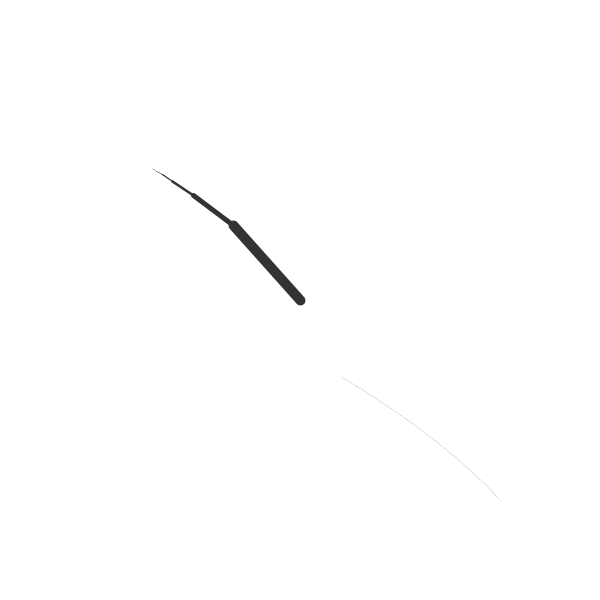
Frame 1 (no input)
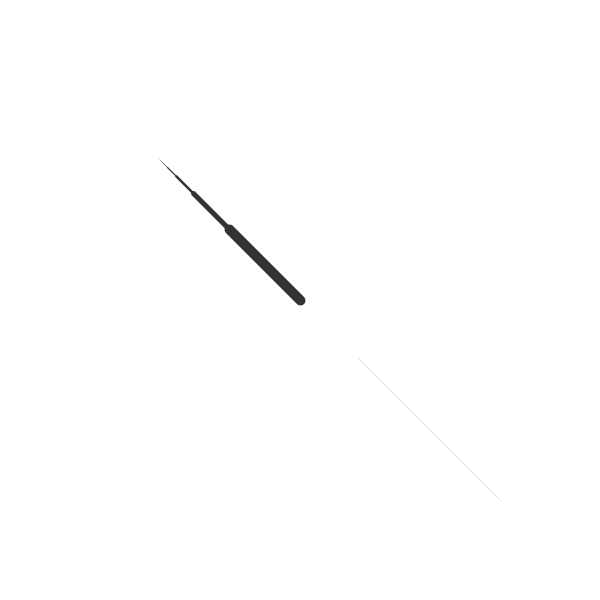
Frame 60 (the mouse pressed at the canvas centre just before this capture)
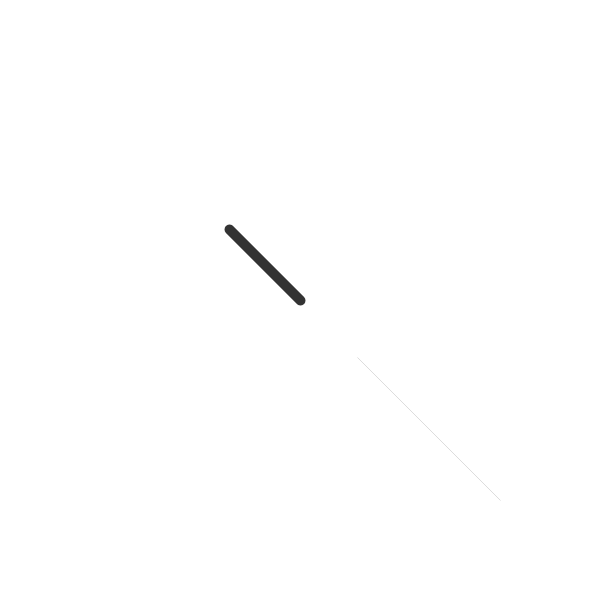
Frame 120 (the mouse held since frame 60 and released just before this capture)

The Processing sketch that drew these frames (run headless with seeded random() and noise(); from frame 60 on, the mouse is pressed at the canvas centre):

// Processing sketch: inverse_kinematics
// ── inverse_kinematics.pde
// variables
float startLen = 30;


Segment base1;
Segment base2;

void setup() {
  size(600, 600);
  base1 = new Segment(300, 300, radians(0), 100, 0.5);
  base1.branch(10);
  base2 = new Segment(500, 500, radians(0), 1, 1);
  base2.branch(200);
}

void draw() {
  background(255);
  base1.follow(mouseX, mouseY);
  base1.draw();
  Segment last = base1.getLast();
  base2.follow(last.end.x, last.end.y);
  base2.draw();
}

// ── segment.pde
class Segment {
  PVector origin;
  PVector end;
  PVector joint;
  float len;
  float angle;
  float reduction;
  Segment child;
  Segment parent;

  Segment(float x, float y, float angle_, float len_, float reduction_) {
    origin = new PVector(x, y);
    end = new PVector();
    joint = origin.copy();
    reduction = reduction_;
    angle = angle_;
    len = len_;
    findEnd();
    parent = null;
    child = null;
  }

  Segment(Segment parent_, float angle_, float len_, float reduction_) {
    parent = parent_;
    origin = parent.end.copy();
    end = new PVector();
    reduction = reduction_;
    angle = angle_;
    len = len_;
    this.findEnd();
    parent.child = this;
  }

  void branch() {
    if (child == null) {
      child = new Segment(this, angle, len*reduction, reduction);
    } else {
      child.branch();
    }
  }

  void branch(int num) {
    for (int i = 0; i < num; i++) {
      branch();
    }
  }

  Segment get(int num) {
    if (num==0) {
      return this;
    } else {
      return child.get(num-1);
    }
  }

  Segment getLast() {
    if (child == null) {
      return this;
    } else {
      return child.getLast();
    }
  }

  void draw() {
    stroke(51);
    strokeWeight(len/10);
    line(origin.x, origin.y, end.x, end.y);
    if (child != null) {
      child.draw();
    }
  }

  void findEnd() {
    float dx = len*cos(angle);
    float dy = len*sin(angle);
    end.x = origin.x + dx;
    end.y = origin.y + dy;
  }

  void turn(float dangle) {
    angle += dangle;
    findEnd();
    update(dangle);
  }

  void update(float turned) {
    if (child != null) {
      child.updatePos();
      child.turn(turned);
      child.findEnd();
    }
  }

  void updatePos() {
    origin = parent.end.copy();
  }

  void follow(float targetX, float targetY) {
    getLast().followTarget(targetX, targetY);
  }

  void followTarget(float targetX, float targetY) {
    PVector target = new PVector(targetX, targetY);
    PVector dir = PVector.sub(target, origin);
    angle = dir.heading();

    dir.setMag(len);
    dir.mult(-1);

    origin = PVector.add(target, dir);

    findEnd();

    if (parent != null) {
      parent.followTarget(origin.x, origin.y);
    } else {
      shiftBack();
    }
  }

  void turnTo(float angle_) {
    turn(angle_-angle);
  }

  void shift(float x, float y) {
    float newX = x;
    float newY = y;
    origin.set(newX, newY);
    findEnd();
    if (child!=null) {
      child.shift(end.x, end.y);
    }
  }

  void shiftBack() {
    shift(joint.x, joint.y);
  }
}
